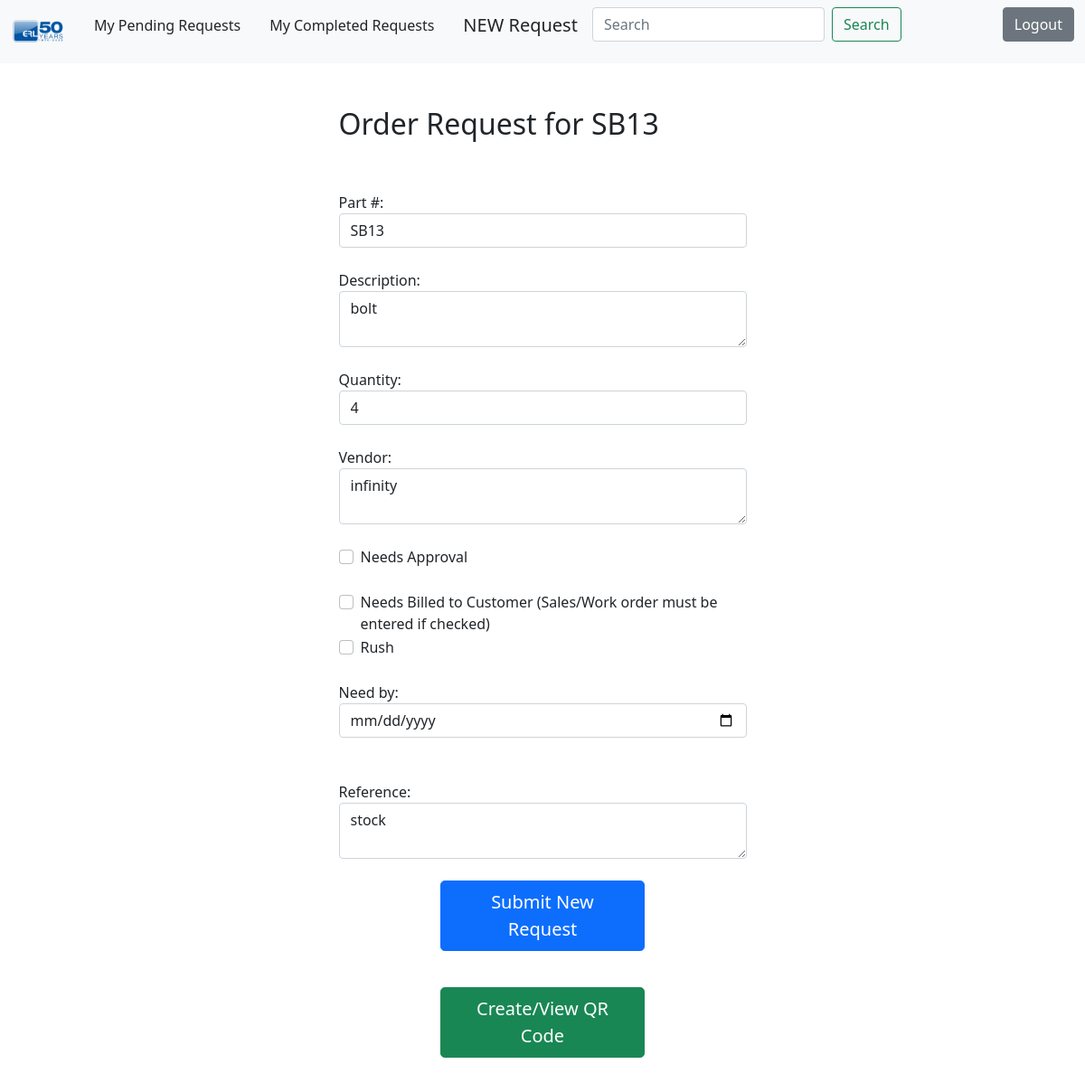
The app's page /repeatRequest/5/ (signed in) with its own data.
### todo/models.py (models this page shows, shortened)
class Todos(models.Model):
    reqdate = models.DateTimeField(auto_now_add=True)
    qty = models.IntegerField()
    part = models.CharField(max_length=50)
    description = models.TextField( )
    duedate = models.DateField()
    vendor = models.CharField(max_length=50)
    refnum = models.CharField(max_length=25, )
    toapprove= models.BooleanField(default=False)
    tobill = models.BooleanField(default=False)
    datecompleted = models.DateTimeField(null=True, blank=True)
    rush = models.BooleanField(default=False)
    user = models.ForeignKey(User, on_delete=models.CASCADE)
    billed = models.BooleanField(default=False)
    approved = models.BooleanField(default=True)
    amount= models.DecimalField(blank=True, null=True, max_digits=8, decimal_places=2)

### todo/views.py (the view, shortened to what this page needs)
# urls.py: path('repeatRequest/<int:todo_pk>/', views.repeat_request, name ='repeat_request' ),
@login_required
def repeat_request(request, todo_pk):
    todo = get_object_or_404(Todos, pk =todo_pk)
    if request.method == 'GET':
        form = TodoForm(instance=todo)
        return render(request, 'todo/repeatRequest.html', {'todo': todo, 'form': form})

### todo/forms.py
class TodoForm(ModelForm):
    class Meta:
        model = Todos
        fields=['part','description','qty','vendor', 'rush','duedate','refnum','toapprove','tobill','billed','amount']

### todo/templates/todo/repeatRequest.html (shortened to what this page needs)
{% extends 'todo/base.html' %}
{% block content %}
    <div class="row justify-content-center mt-5">
        <div class="col-md-5">
            <h2>Order Request for {{todo.part }}</h2>
        </div>
    </div>
    <div class="row justify-content-center mt-5">
        <div class="col-md-5">
            <form method="POST" action="{% url 'repeat_request' todo.id  %}">
                <div class="form-group">
                    <label for="part">Part #:</label>
                    <input type="text" value ="{{todo.part}}" name="part" class="form-control" id="part" required>
                </div>
                <br>
                <div class="form-group">
                    <label for="description">Description:</label>
                    <textarea name="description" class="form-control" id="description" required>{{todo.description}}</textarea>
                </div>
                <br>
                <div class="form-group">
                    <label for="qty">Quantity:</label>
                    <input type="number" name="qty" class="form-control" id="qty" value ="{{todo.qty}}" required></input>
                </div>
                <br>
                <div class="form-group">
                    <label for="vendor">Vendor:</label>
                    <textarea name="vendor" class="form-control" id="vendor" required>{{todo.vendor}}</textarea>
                </div>
                <br>
                <div class="form-group form-check">
                    <label class="form-check-label" for="toapprove">Needs Approval</label>
                    <input type="checkbox" name="toapprove" class="form-check-input" id="toapprove" {% if todo.toapprove %}checked{% endif %}>
                </div>
                <br>
                <div class="form-group form-check">
                    <label class="form-check-label" for="tobill">Needs Billed to Customer (Sales/Work order must be entered if checked)</label>
                    <input type="checkbox" name="tobill" class="form-check-input" id="tobill" {% if todo.tobill %}checked{% endif %}>
                </div>
                <div class="form-group form-check">
                    <label class="form-check-label" for="rush">Rush</label>
                    <input type="checkbox" name="rush" class="form-check-input" id="rush" {% if todo.rush %}checked{% endif %}>
                </div>
                <br>
                <div class="form-group">
                    <label for="duedate">Need by:</label>
                    <input type="date" name="duedate" class="form-control" id="duedate"  required><br></input>
                </div>
                <br>
                <div class="form-group">
                    <label for="refnum">Reference:</label>
                    <textarea name="refnum" class="form-control" id="refnum" required >{{todo.refnum}}</textarea>
                </div>
                <br>
                <div class="d-grid gap-2 col-6 mx-auto">
                <button type="submit" class="btn btn-primary btn-lg">Submit New Request</button>
            </form>
            <br>
            <form method="POST" action="{% url 'qr_view' todo.id  %}">
                <button type="submit" class="btn btn-success btn-lg">Create/View QR Code</button>
            </form>
         </div>
                <br>
                <br>
     </div>
    {% endblock content %}

### records on screen
Todos: part "SB13", description "bolt", qty "4", vendor "infinity", refnum "stock"
